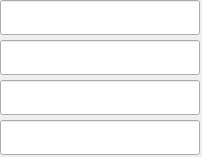
   <widget class="caFrame" name="caFrame_0">
    <property name="geometry">
     <rect>
      <x>260</x>
      <y>180</y>
      <width>202</width>
      <height>157</height>
     </rect>
    </property>
    <widget class="caLineEdit" name="caLineEdit_4">
     <property name="geometry">
      <rect>
       <x>0</x>
       <y>0</y>
       <width>200</width>
       <height>35</height>
      </rect>
     </property>
     <property name="alignment">
      <set>Qt::AlignAbsolute|Qt::AlignCenter|Qt::AlignHCenter|Qt::AlignVCenter</set>
     </property>
     <property name="channel" stdset="0">
      <string>$(P):NumImages_RBV</string>
     </property>
     <property name="foreground">
      <color>
       <red>115</red>
       <green>255</green>
       <blue>107</blue>
      </color>
     </property>
     <property name="background">
      <color>
       <red>90</red>
       <green>90</green>
       <blue>90</blue>
      </color>
     </property>
     <property name="colorMode">
      <enum>caLineEdit::Static</enum>
     </property>
     <property name="precisionMode">
      <enum>caLineEdit::Channel</enum>
     </property>
     <property name="limitsMode">
      <enum>caLineEdit::Channel</enum>
     </property>
     <property name="maxValue">
      <double>1.000000000000000</double>
     </property>
     <property name="minValue">
      <double>0.000000000000000</double>
     </property>
     <property name="fontScaleMode">
      <enum>caLineEdit::WidthAndHeight</enum>
     </property>
     <property name="formatType">
      <enum>caLineEdit::decimal</enum>
     </property>
    </widget>
    <widget class="caLineEdit" name="caLineEdit_5">
     <property name="geometry">
      <rect>
       <x>0</x>
       <y>40</y>
       <width>200</width>
       <height>35</height>
      </rect>
     </property>
     <property name="alignment">
      <set>Qt::AlignAbsolute|Qt::AlignCenter|Qt::AlignHCenter|Qt::AlignVCenter</set>
     </property>
     <property name="channel" stdset="0">
      <string>$(P):CTRL_MCA_ROI_RBV</string>
     </property>
     <property name="foreground">
      <color>
       <red>115</red>
       <green>255</green>
       <blue>107</blue>
      </color>
     </property>
     <property name="background">
      <color>
       <red>90</red>
       <green>90</green>
       <blue>90</blue>
      </color>
     </property>
     <property name="colorMode">
      <enum>caLineEdit::Static</enum>
     </property>
     <property name="precisionMode">
      <enum>caLineEdit::Channel</enum>
     </property>
     <property name="limitsMode">
      <enum>caLineEdit::Channel</enum>
     </property>
     <property name="maxValue">
      <double>1.000000000000000</double>
     </property>
     <property name="minValue">
      <double>0.000000000000000</double>
     </property>
     <property name="fontScaleMode">
      <enum>caLineEdit::WidthAndHeight</enum>
     </property>
     <property name="formatType">
      <enum>caLineEdit::decimal</enum>
     </property>
    </widget>
    <widget class="caLineEdit" name="caLineEdit_6">
     <property name="geometry">
      <rect>
       <x>0</x>
       <y>80</y>
       <width>200</width>
       <height>35</height>
      </rect>
     </property>
     <property name="alignment">
      <set>Qt::AlignAbsolute|Qt::AlignCenter|Qt::AlignHCenter|Qt::AlignVCenter</set>
     </property>
     <property name="channel" stdset="0">
      <string>$(P):CTRL_DTC_RBV</string>
     </property>
     <property name="foreground">
      <color>
       <red>115</red>
       <green>255</green>
       <blue>107</blue>
      </color>
     </property>
     <property name="background">
      <color>
       <red>90</red>
       <green>90</green>
       <blue>90</blue>
      </color>
     </property>
     <property name="colorMode">
      <enum>caLineEdit::Static</enum>
     </property>
     <property name="precisionMode">
      <enum>caLineEdit::Channel</enum>
     </property>
     <property name="limitsMode">
      <enum>caLineEdit::Channel</enum>
     </property>
     <property name="maxValue">
      <double>1.000000000000000</double>
     </property>
     <property name="minValue">
      <double>0.000000000000000</double>
     </property>
     <property name="fontScaleMode">
      <enum>caLineEdit::WidthAndHeight</enum>
     </property>
     <property name="formatType">
      <enum>caLineEdit::decimal</enum>
     </property>
    </widget>
    <widget class="caLineEdit" name="caLineEdit_7">
     <property name="geometry">
      <rect>
       <x>0</x>
       <y>120</y>
       <width>200</width>
       <height>35</height>
      </rect>
     </property>
     <property name="alignment">
      <set>Qt::AlignAbsolute|Qt::AlignCenter|Qt::AlignHCenter|Qt::AlignVCenter</set>
     </property>
     <property name="channel" stdset="0">
      <string>$(P):TriggerMode_RBV</string>
     </property>
     <property name="foreground">
      <color>
       <red>115</red>
       <green>255</green>
       <blue>107</blue>
      </color>
     </property>
     <property name="background">
      <color>
       <red>90</red>
       <green>90</green>
       <blue>90</blue>
      </color>
     </property>
     <property name="colorMode">
      <enum>caLineEdit::Static</enum>
     </property>
     <property name="precisionMode">
      <enum>caLineEdit::Channel</enum>
     </property>
     <property name="limitsMode">
      <enum>caLineEdit::Channel</enum>
     </property>
     <property name="maxValue">
      <double>1.000000000000000</double>
     </property>
     <property name="minValue">
      <double>0.000000000000000</double>
     </property>
     <property name="fontScaleMode">
      <enum>caLineEdit::WidthAndHeight</enum>
     </property>
     <property name="formatType">
      <enum>caLineEdit::decimal</enum>
     </property>
    </widget>
   </widget>
